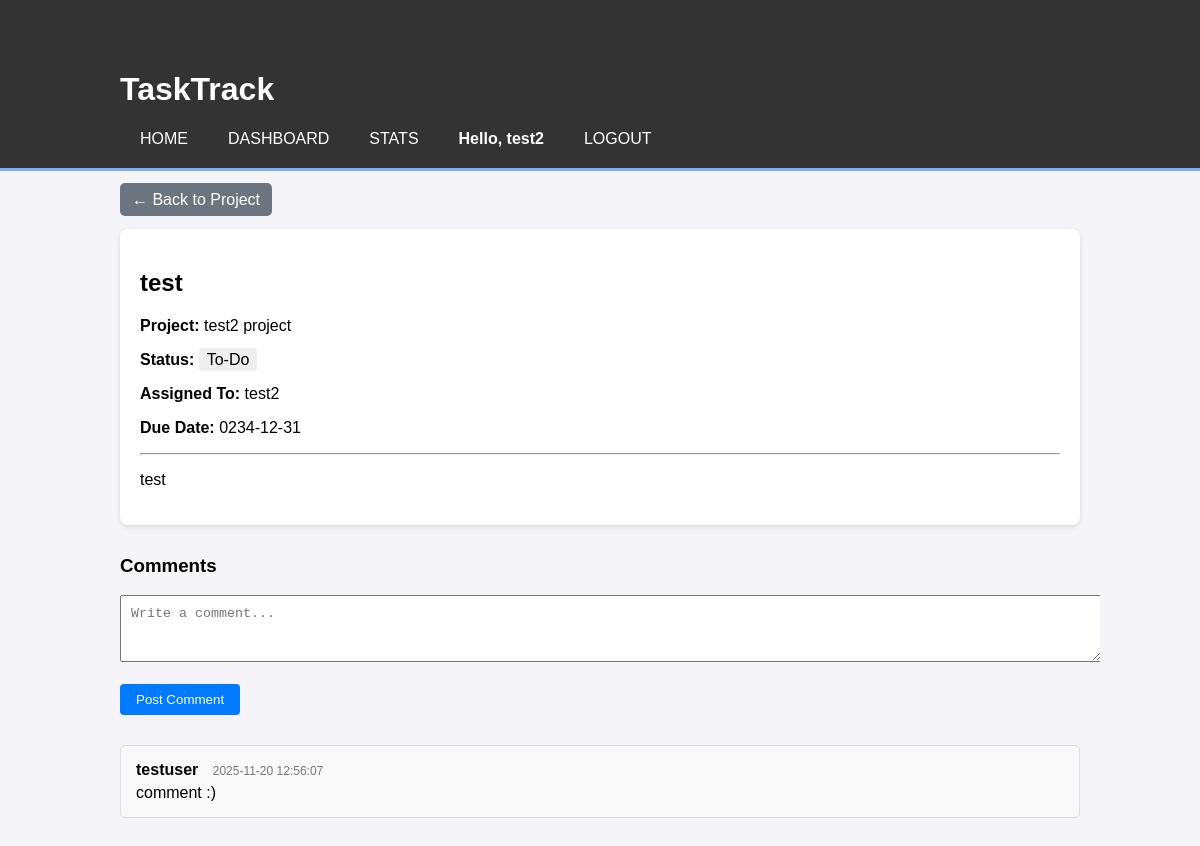
Page /task/1011 (signed in) on the committed database.
### tables this page shows
CREATE TABLE users (
    user_id INTEGER PRIMARY KEY,
    username TEXT NOT NULl UNIQUE,
    email TEXT NOT NULL UNIQUE,
    password_hash TEXT NOT NULL,
    date_created TEXT NOT NULL
, is_admin INTEGER DEFAULT 0);

CREATE TABLE tasks (
    task_id INTEGER PRIMARY KEY,
    project_id INTEGER NOT NULL,
    assignee_id INTEGER,
    task_title TEXT NOT NULL,
    description TEXT,
    status TEXT NOT NULL,
    due_date TEXT,
    FOREIGN KEY (project_id) REFERENCES projects (project_id),
    FOREIGN KEY (assignee_id) REFERENCES users (user_id)
);

CREATE TABLE projects (
    project_id INTEGER PRIMARY KEY,
    project_name TEXT NOT NULL,
    description TEXT,
    owner_id INTEGER NOT NULL,
    created_at TEXT NOT NULL,
    FOREIGN KEY (owner_id) REFERENCES users (user_id)
);

CREATE TABLE comments (
    comment_id INTEGER PRIMARY KEY,
    task_id INTEGER NOT NULL,
    user_id INTEGER NOT NULL,
    text_content TEXT NOT NULL,
    created_at TEXT NOT NULL,
    FOREIGN KEY (task_id) REFERENCES tasks (task_id),
    FOREIGN KEY (user_id) REFERENCES users (user_id)
);

### app.py (the view, shortened to what this page needs)
@app.route('/task/<int:task_id>', methods=('GET', 'POST'))
def view_task(task_id):
    if 'user_id' not in session:
        return redirect(url_for('login'))
    user_id = session['user_id']
    connection = get_db_connection()
    task = connection.execute(
        '''
        SELECT t.*, u.username as assignee_name, p.project_name
        FROM tasks t
        LEFT JOIN users u ON t.assignee_id = u.user_id
        JOIN projects p ON t.project_id = p.project_id
        WHERE t.task_id = ?
        ''',
        (task_id,)
    ).fetchone()
    if task is None:
        connection.close()
        return "Task not found", 404
    project_id = task['project_id']
    member = connection.execute(
        'SELECT * FROM project_members WHERE project_id = ? AND user_id = ?',
        (project_id, user_id)
    ).fetchone()
    if member is None and session.get('is_admin') != 1:
        connection.close()
        flash('You do not have permission to view this task.')
        return redirect(url_for('dashboard'))
    comments = connection.execute(
        '''
        SELECT c.*, u.username
        FROM comments c
        JOIN users u ON c.user_id = u.user_id
        WHERE c.task_id = ?
        ORDER BY c.created_at DESC
        ''',
        (task_id,)
    ).fetchall()
    connection.close()
    return render_template('task_details.html', task=task, comments=comments)

### app.py (called while the page is built)
def get_db_connection():
    connection = sqlite3.connect('fake_db.db')
    connection.row_factory = sqlite3.Row
    return connection

### templates/task_details.html (shortened to what this page needs)
{% extends 'base.html' %}
{% block content %}
    <div style="margin-bottom: 20px;">
        <a href="{{ url_for('view_project', project_id=task['project_id']) }}" class="button" style="background-color: #6c757d; color: white; padding: 8px 12px; text-decoration: none; border-radius: 5px;">&larr; Back to Project</a>
    </div>
    <div style="background-color: white; padding: 20px; border-radius: 8px; box-shadow: 0 2px 5px rgba(0,0,0,0.1);">
        <h2>{{ task['task_title'] }}</h2>
        <p><strong>Project:</strong> {{ task['project_name'] }}</p>
        <p><strong>Status:</strong> <span style="padding: 3px 8px; border-radius: 3px; background-color: #eee;">{{ task['status'] }}</span></p>
        <p><strong>Assigned To:</strong> {{ task['assignee_name'] if task['assignee_name'] else 'Unassigned' }}</p>
        <p><strong>Due Date:</strong> {{ task['due_date'] }}</p>
        <hr>
        <p>{{ task['description'] }}</p>
    </div>
    <div style="margin-top: 30px;">
        <h3>Comments</h3>
        <form method="post" style="margin-bottom: 30px;">
            <textarea name="text_content" placeholder="Write a comment..." rows="3" style="width: 100%; padding: 10px;" required></textarea>
            <br><br>
            <button type="submit" style="background-color: #007bff; color: white; padding: 8px 16px; border: none; cursor: pointer; border-radius: 4px;">Post Comment</button>
        </form>
        {% if comments %}
            <div class="comments-list">
                {% for comment in comments %}
                    <div style="background-color: #f9f9f9; border: 1px solid #ddd; padding: 15px; border-radius: 5px; margin-bottom: 10px;">
                        <p style="margin: 0 0 5px 0;"><strong>{{ comment['username'] }}</strong> <span style="font-size: 12px; color: #777; margin-left: 10px;">{{ comment['created_at'] }}</span></p>
                        <p style="margin: 0;">{{ comment['text_content'] }}</p>
                    </div>
                {% endfor %}
            </div>
        {% else %}
            <p style="color: #777;">No comments yet. Be the first to comment!</p>
        {% endif %}
    </div>
{% endblock %}

### templates/base.html (shortened to what this page needs)
<!DOCTYPE html>
<html lang="en">
<head>
    <link rel="stylesheet" href="{{ url_for('static', filename='style.css') }}">
</head>
<body>
    <header>
        <div class="container">
            <h1>TaskTrack</h1>
            <nav>
                <ul>
                    <li><a href="{{ url_for('index') }}">Home</a></li>
                    {% if session['user_id'] %}
                        <li><a href="{{ url_for('dashboard') }}">Dashboard</a></li>
                        <li><a href="{{ url_for('stats') }}">Stats</a></li>
                        <li style="color: white; font-weight: bold;">Hello, {{ session['username'] }}</li>
                        <li><a href="{{ url_for('logout') }}">Logout</a></li>
                    {% else %}
                        <li><a href="{{ url_for('login') }}">Login</a></li>
                        <li><a href="{{ url_for('register') }}">Register</a></li>
                    {% endif %}
                </ul>
            </nav>
        </div>
    </header>
    <div class="container">
        {% block content %}{% endblock %}
    </div>
</body>
</html>

### static/style.css (style rules this page uses)
body { font-family: sans-serif; background-color: #f4f4f9; margin: 0; padding: 0; }
.container { width: 80%; margin: auto; overflow: hidden; padding: 20px; }
header { background: #333; color: #fff; padding-top: 30px; min-height: 70px; border-bottom: #77aaff 3px solid; }
header a { color: #fff; text-decoration: none; text-transform: uppercase; font-size: 16px; }
header ul { padding: 0; margin: 0; list-style: none; overflow: hidden; }
header li { float: left; display: inline; padding: 0 20px 0 20px; }

### rows in the picture
users: username "test2"
tasks: task_title "test", status "To-Do", due_date "0234-12-31", description "test"
projects: project_name "test2 project"
comments: username "testuser", created_at "2025-11-20 12:56:07", text_content "comment :)"
